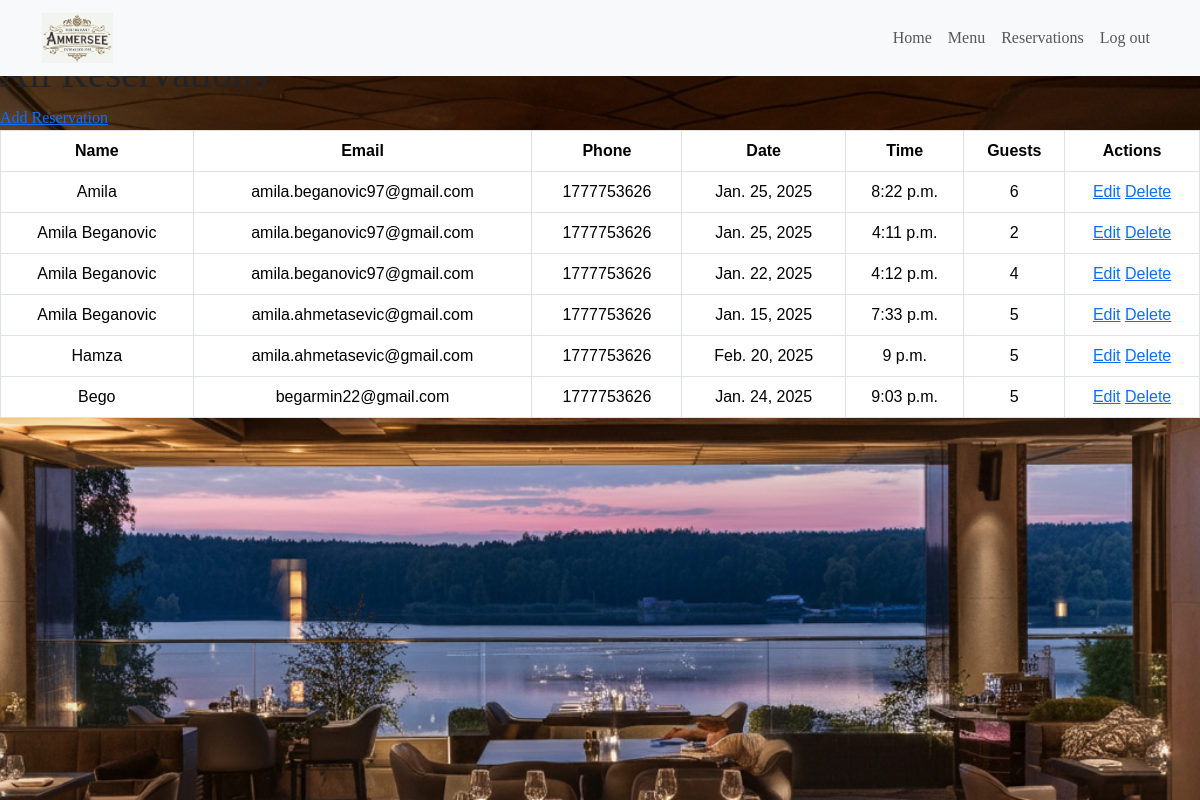
The page /my_reservations/admin/reservations/ (signed in) on the database its author committed.
### restaurant/models.py (models this page shows, shortened)
class Reservation(models.Model):
    time = models.TimeField(blank=False, null=False)
    num_people = models.IntegerField(
        validators=[MinValueValidator(1)]  # Ensure the number of people is at least 1
    )
    name = models.CharField(max_length=200)
    email = models.EmailField(validators=[EmailValidator()], blank=True, null=True)  # Allow blank email
    phone = models.CharField(
        max_length=20, validators=[RegexValidator(r"^\+?\d{9,15}$")]  # Validate phone number format
    )
    date = models.DateField(validators=[validate_future_date])  # Use the custom validator
    user = models.ForeignKey(
        settings.AUTH_USER_MODEL, on_delete=models.CASCADE, null=True, blank=True  # Link to the User model
    )

### restaurant/views.py (the view)
# urls.py: path("admin/reservations/", views.admin_reservations, name="admin_reservations"),
@login_required
@user_passes_test(lambda u: u.is_superuser)
def admin_reservations(request):
    reservations = Reservation.objects.all()
    context = {"reservations": reservations}
    return render(request, "reservations/admin_reservations.html", context)

### restaurant/templates/reservations/admin_reservations.html (shortened to what this page needs)
{% extends 'base.html' %}
{% block content %}
{% load static %}
<link rel="stylesheet" href="{% static 'css/reservations.css' %}">
<div class="reservations-container">
  <h1>All Reservations</h1>
  {% if user.is_superuser %}
  <a href="{% url 'restaurant:add_reservation' %}">Add Reservation</a> <br>
  {% endif %}
  <table class="table">
    <thead>
      <tr>
        <th scope="col">Name</th>
        <th scope="col">Email</th>
        <th scope="col">Phone</th>
        <th scope="col">Date</th>
        <th scope="col">Time</th>
        <th scope="col">Guests</th>
        {% if user.is_superuser %}
        <th scope="col">Actions</th>
        {% endif %}
      </tr>
    </thead>
    <tbody>
      {% for reservation in reservations %}
      <tr>
        <td>{{ reservation.name }}</td>
        <td>{{ reservation.email }}</td>
        <td>{{ reservation.phone }}</td>
        <td>{{ reservation.date }}</td>
        <td>{{ reservation.time }}</td>
        <td>{{ reservation.num_people }}</td>
        {% if user.is_superuser %}
        <td>
          <a href="{% url 'restaurant:admin_edit_reservation' reservation.pk %}">Edit</a>
          <a href="{% url 'restaurant:admin_delete_reservation' reservation.pk %}">Delete</a>
        </td>
        {% endif %}
      </tr>
      {% endfor %}
    </tbody>
  </table>
</div>
{% endblock content %}

### staticfiles/css/style.css (style rules this page uses)
html, body { width: 100%; margin: 0; font-family: 'Playfair Display', serif; display: flex; flex-direction: column; min-height: 100vh; gap: 50px; }

### staticfiles/css/reservations.css (style rules this page uses)
.table { font-family: Arial, sans-serif; }
.table td { vertical-align: middle; text-align: center; }
.table th { vertical-align: middle; text-align: center; }
.table td, .table th { border: 1px solid #dee2e6; }

### rows shown on the page
Reservation: name "Amila", email "amila.beganovic97@gmail.com", phone "1777753626", date "Jan. 25, 2025", time "8:22 p.m.", num_people "6"
Reservation: name "Amila Beganovic", email "amila.beganovic97@gmail.com", phone "1777753626", date "Jan. 25, 2025", time "4:11 p.m.", num_people "2"
Reservation: name "Amila Beganovic", email "amila.beganovic97@gmail.com", phone "1777753626", date "Jan. 22, 2025", time "4:12 p.m.", num_people "4"
Reservation: name "Amila Beganovic", email "amila.ahmetasevic@gmail.com", phone "1777753626", date "Jan. 15, 2025", time "7:33 p.m.", num_people "5"
Reservation: name "Hamza", email "amila.ahmetasevic@gmail.com", phone "1777753626", date "Feb. 20, 2025", time "9 p.m.", num_people "5"
Reservation: name "Bego", email "begarmin22@gmail.com", phone "1777753626", date "Jan. 24, 2025", time "9:03 p.m.", num_people "5"
